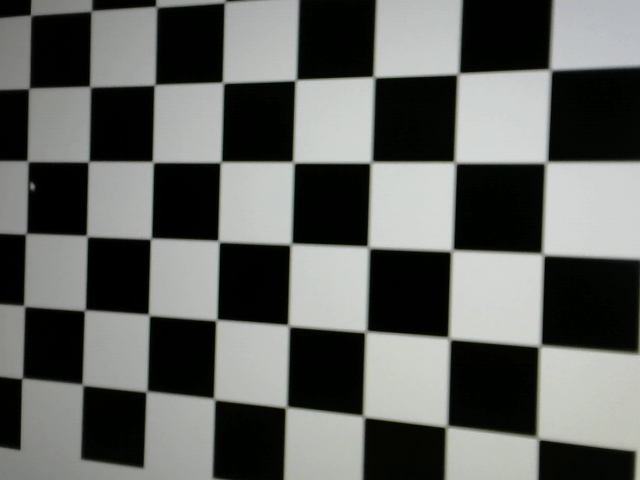
#> input picture CameraCalibration/images/img0.png, 640 x 480 px; its folder holds only this picture in this run
$ python calibration.py
#> lines starting #> are read from the running program, lines starting #| are printed output that depends on the picture; after the words box and inside, x2 and y2 are one past the last pixel; in counts of white or black regions, pixels touching at a corner belong together; long printed decimals are rounded
import cv2
import numpy as np
import glob

# Chessboard dimensions
CHESSBOARD_SIZE = (5, 7)  # Number of inner corners per a chessboard row and column

# Termination criteria for cornerSubPix
criteria = (cv2.TERM_CRITERIA_EPS + cv2.TERM_CRITERIA_MAX_ITER, 30, 0.001)

# Prepare object points (3D points in real world space)
objp = np.zeros((CHESSBOARD_SIZE[0] * CHESSBOARD_SIZE[1], 3), np.float32)
objp[:, :2] = np.mgrid[0:CHESSBOARD_SIZE[0], 0:CHESSBOARD_SIZE[1]].T.reshape(-1, 2)

# Arrays to store object points and image points from all the images
objpoints = []  # 3D points in real world space
imgpoints = []  # 2D points in image plane

# Load calibration images
calibration_images = glob.glob('images/*.png')

for img_file in calibration_images:
    img = cv2.imread(img_file)
#> img is the input picture: shape (480, 640, 3); mean B, G, R 96.3, 99.1, 97.3
    gray = cv2.cvtColor(img, cv2.COLOR_BGR2GRAY)

    # Find the chess board corners
    ret, corners = cv2.findChessboardCorners(gray, CHESSBOARD_SIZE, None)
#> ret = True; corners = 35 rows, first 8: [458, 74], [455, 161.5], [452, 251], [449, 338.5], [444.8, 425], [374, 77], [371.5, 162.5], [368, 247.5]

    # If found, add object points and image points
    if ret:
        objpoints.append(objp)
        corners2 = cv2.cornerSubPix(gray, corners, (11, 11), (-1, -1), criteria)
#> corners2 = 35 rows, first 8: [458.1, 73.72], [454.9, 162.4], [451.8, 250.5], [449.1, 338.4], [446.6, 426.6], [373.7, 77.05], [370.9, 162.3], [368.4, 247.2]
        imgpoints.append(corners2)

        # Draw and display the corners
        cv2.drawChessboardCorners(img, CHESSBOARD_SIZE, corners2, ret)
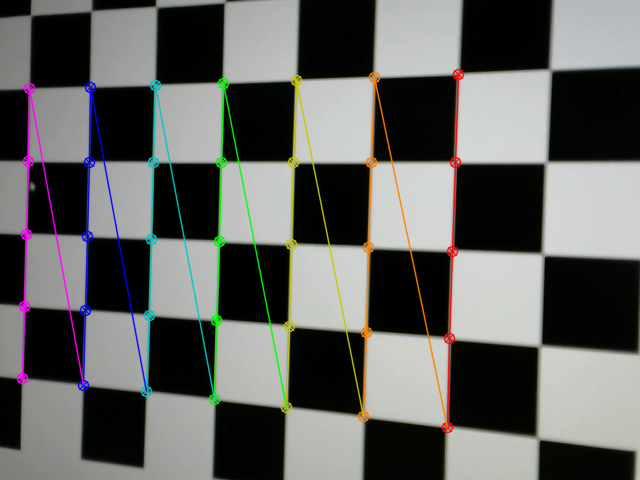
#> img: shape (480, 640, 3); 4.98% of pixels changed, all inside (x1, y1, x2, y2) = (16, 68, 465, 434)
        cv2.imshow('Chessboard', img)
        cv2.waitKey(500)

        # Calibrate the camera
        ret, mtx, dist, rvecs, tvecs = cv2.calibrateCamera(objpoints, imgpoints, gray.shape[::-1], None, None)
#> ret = 0.0781; mtx = [[954.1, 0, 326.4], [0, 939.6, 244.9], [0, 0, 1]]; dist = [[0.0116, 1.67, 0.00385, 0.00301, -7.67]]; rvecs = ([0.339, 0.309, 1.58],); tvecs = ([1.46, -1.93, 10.65],)

        # Print the camera calibration results
        print("Camera matrix:")
        print(mtx)
#| [[954.127    0.         326.375]
#|  [  0.         939.648 244.903]
#|  [  0.           0.           1.        ]]
        print("Distortion coefficients:")
        print(dist)
#| [[ 1.15907124e-02  1.67071452e+00  3.84787941e-03  3.01167877e-03
#|   -7.66714662e+00]]

cv2.destroyAllWindows()

$ run again, on CameraCalibration/images/img12.png
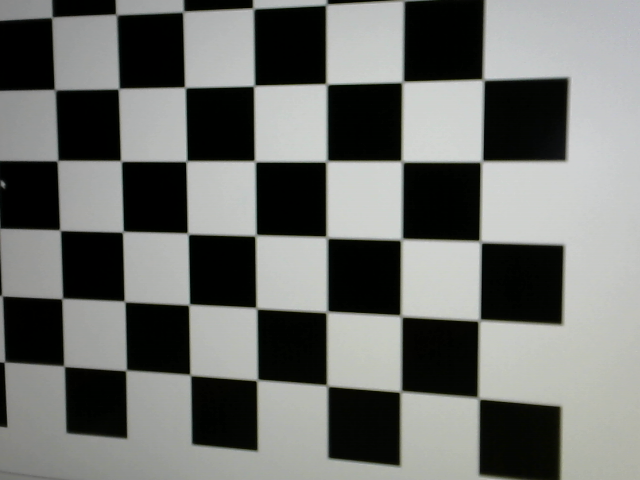
#> input picture CameraCalibration/images/img12.png, 640 x 480 px
#> img is the input picture: shape (480, 640, 3); mean B, G, R 108.3, 111.4, 109.6
#> `ret, corners = cv2.findChessboardCorners(gray, CHESSBOARD_SIZE, None)`: ret = True; corners = 35 rows, first 8: [484, 78.5], [481.5, 161.5], [480.5, 241.5], [479.5, 321], [478, 398.5], [400.4, 82.72], [402.5, 161], [401.5, 239.5]
#> corners2 = 35 rows, first 8: [483.2, 79.63], [481.5, 161.4], [480.3, 241.6], [479.2, 320.3], [478.5, 398.3], [402.4, 81.93], [401.8, 161.4], [401.4, 239.4]
#> `cv2.drawChessboardCorners(img, CHESSBOARD_SIZE, corners2, ret)`:
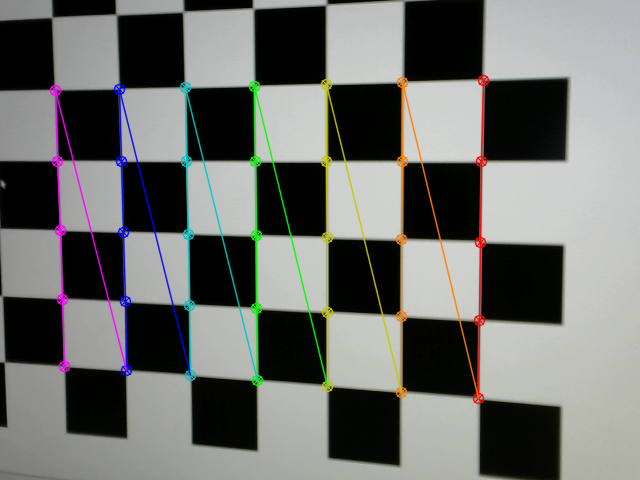
#> img: shape (480, 640, 3); 4.7% of pixels changed, all inside (x1, y1, x2, y2) = (49, 74, 490, 405)
#> `ret, mtx, dist, rvecs, tvecs = cv2.calibrateCamera(objpoints, imgpoint..`: ret = 0.0774; mtx = [[790.3, 0, 313.4], [0, 795.6, 221.8], [0, 0, 1]]; dist = [[-0.00669, 1.14, 0.00146, -0.00148, -4.15]]; rvecs = ([0.287, 0.138, 1.57],); tvecs = ([2.1, -1.74, 9.78],)
#| [[790.283   0.         313.407]
#|  [  0.         795.569 221.826 ]
#|  [  0.           0.           1.        ]]
#| [[-6.69390970e-03  1.14025018e+00  1.45970378e-03 -1.47754465e-03
#|   -4.15091660e+00]]

$ run again, on CameraCalibration/images/img13.png
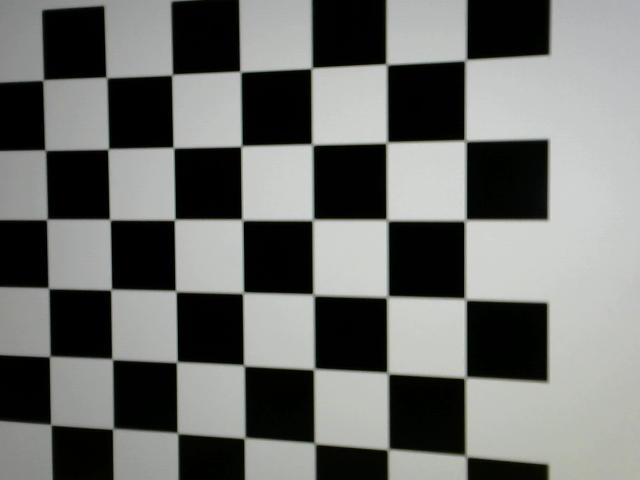
#> input picture CameraCalibration/images/img13.png, 640 x 480 px
#> img is the input picture: shape (480, 640, 3); mean B, G, R 107.8, 110.6, 108.9
#> `ret, corners = cv2.findChessboardCorners(gray, CHESSBOARD_SIZE, None)`: ret = True; corners = 35 rows, first 8: [54, 349], [49, 288], [47.5, 219.5], [46, 150.5], [43.5, 80], [112.5, 358.5], [111.1, 289.7], [109.7, 219.3]
#> corners2 = 35 rows, first 8: [49.67, 356.5], [48.53, 288.2], [46.9, 219.4], [45.21, 150.2], [43.02, 80.05], [112.2, 359.1], [111.1, 289.5], [109.8, 219.5]
#> `cv2.drawChessboardCorners(img, CHESSBOARD_SIZE, corners2, ret)`:
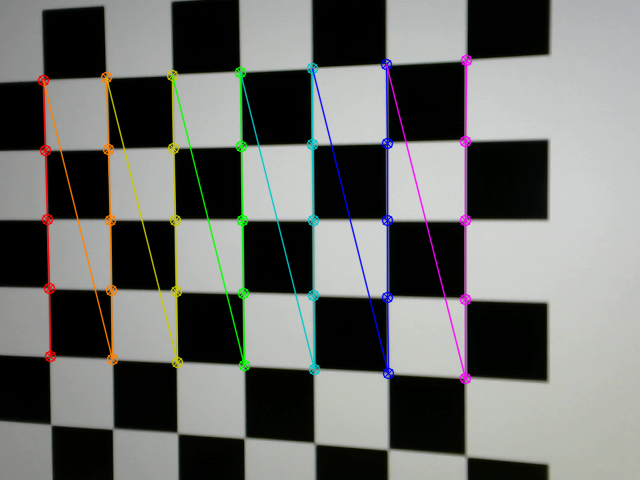
#> img: shape (480, 640, 3); 4.69% of pixels changed, all inside (x1, y1, x2, y2) = (37, 54, 473, 385)
#> `ret, mtx, dist, rvecs, tvecs = cv2.calibrateCamera(objpoints, imgpoint..`: ret = 0.0706; mtx = [[701.6, 0, 368.5], [0, 695.9, 227.6], [0, 0, 1]]; dist = [[0.0204, 0.258, 0.00118, 0.00305, -0.467]]; rvecs = ([-0.149, 0.215, -1.56],); tvecs = ([-4.62, 1.88, 10.26],)
#| [[701.587   0.         368.536]
#|  [  0.         695.907 227.628]
#|  [  0.           0.           1.        ]]
#| [[ 0.02036  0.2582  0.001179  0.003049 -0.4668]]

$ run again, on CameraCalibration/images/img1.png
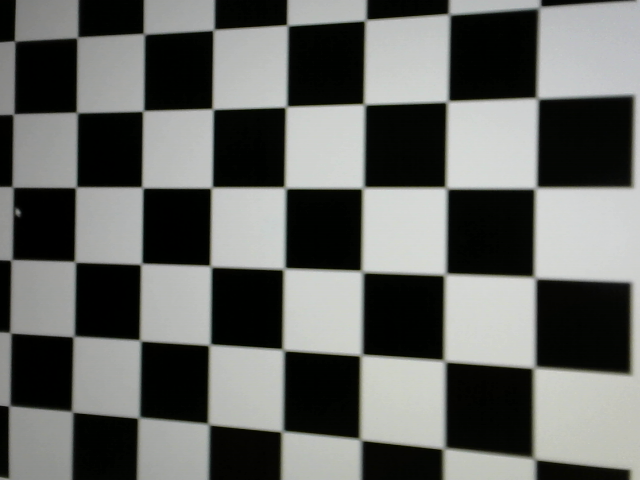
#> input picture CameraCalibration/images/img1.png, 640 x 480 px
#> img is the input picture: shape (480, 640, 3); mean B, G, R 99.7, 102.6, 100.9
#> `ret, corners = cv2.findChessboardCorners(gray, CHESSBOARD_SIZE, None)`: ret = True; corners = 35 rows, first 8: [74, 336], [74.5, 262], [77.5, 188.6], [77, 113], [77.99, 38.09], [140.5, 340], [142.3, 265.3], [142.5, 187.5]
#> corners2 = 35 rows, first 8: [73.56, 336.5], [74.9, 261.7], [75.97, 187.3], [76.76, 112.5], [77.27, 37.44], [140.1, 340.4], [141.2, 263.9], [142.3, 187.4]
#> `cv2.drawChessboardCorners(img, CHESSBOARD_SIZE, corners2, ret)`:
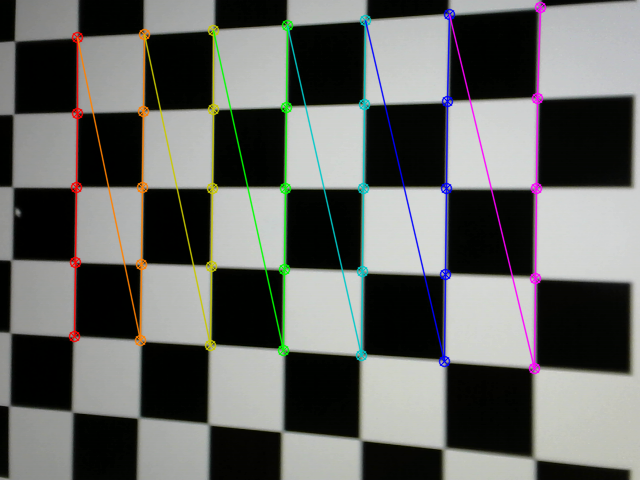
#> img: shape (480, 640, 3); 5.08% of pixels changed, all inside (x1, y1, x2, y2) = (68, 1, 547, 375)
#> `ret, mtx, dist, rvecs, tvecs = cv2.calibrateCamera(objpoints, imgpoint..`: ret = 0.436; mtx = [[7461.5, 0, 301.4], [0, 2525.9, 224.1], [0, 0, 1]]; dist = [[0.262, 110, 0.0158, 0.00229, 1.34]]; rvecs = ([-0.958, 0.973, -1.33],); tvecs = ([-1.03, 1.5, 34.01],)
#| [[7.46145036e+03 0.00000000e+00 3.01415103e+02]
#|  [0.00000000e+00 2.52587809e+03 2.24114761e+02]
#|  [0.00000000e+00 0.00000000e+00 1.00000000e+00]]
#| [[2.62373195e-01 1.09992836e+02 1.57603502e-02 2.29333881e-03
#|   1.34115050e+00]]
